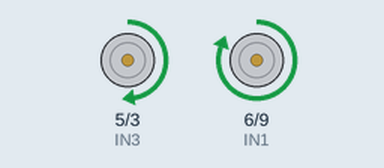
Recording of a sketch running on a simulated Arduino Uno, built with avr-gcc and run on an emulated ATmega328P. On the bench: motor-driver pin pairs drawn as motors (green arrow = first pin HIGH = forward, orange = second pin HIGH = backward, longer = more drive). What the sketch prints to the serial monitor is not drawn.

Above: at 1.1 s.
At 5.0 s:
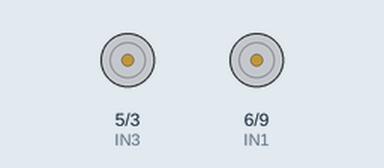
Timing chart, 0 to 6.5 s (numbered marks = the images above):
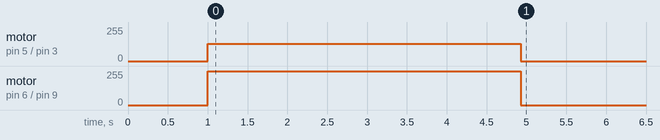

The sketch:

Lab6Circular.ino
```cpp
#include <Servo.h>

// Motor Pins
#define IN1 6
#define IN2 9
#define IN3 5
#define IN4 3

void setup() {
  pinMode(IN1, OUTPUT);
  pinMode(IN2, OUTPUT);
  pinMode(IN3, OUTPUT);
  pinMode(IN4, OUTPUT);

  Serial.begin(9600);
  delay(1000);

  Serial.println("Starting full circular path (r ≈ 30cm)...");
  followCircularPath(3925);  // Full 360° circle
  stopMotors();
  Serial.println("Circular path complete.");
}

void loop() {
  // No loop behavior required
}

void followCircularPath(int durationMs) {
  analogWrite(IN1, 255);  // Left motor at 100%
  digitalWrite(IN2, LOW);

  analogWrite(IN3, 128);  // Right motor at ~50%
  digitalWrite(IN4, LOW);

  delay(durationMs);
}

void stopMotors() {
  digitalWrite(IN1, LOW);
  digitalWrite(IN2, LOW);
  digitalWrite(IN3, LOW);
  digitalWrite(IN4, LOW);
}
```
